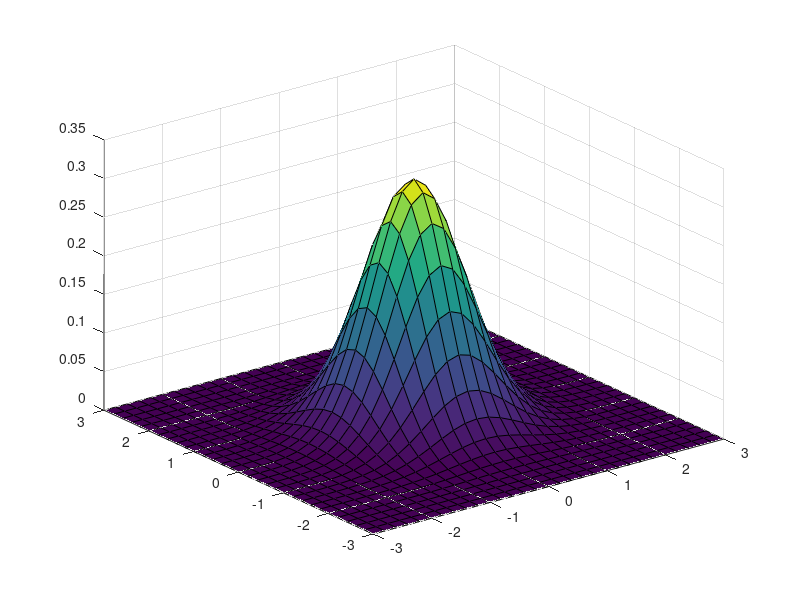

Here is the MATLAB script that generated this plot: (Note: this script raises an error after producing the figure.)
%% Cost Function Plot
clear;clc;close;

AOV = pi/6; alpha = AOV*0.5; range = 5; lambda = 2; range_max = ( (lambda+1)/lambda )*range*cos(alpha);
hn = range_max - range*cos(alpha); l = 2;

pos = [0;0];
theta = -0.3*pi:0.1:0.3*pi;
h = 0.8*hn:0.1:0.6*pi+0.8*hn;
[X1,X2] = meshgrid(theta,h);
X = [X1(:) X2(:)]';

% C3 = exp( (1./((X(2,:)./hn).*exp(abs(X(1,:))-0.5*alpha)./(2*0.3^2)) - 0.5) );
C3 = exp( -((X(2,:)/hn).*(1/(2*0.5^2))) ).*exp( -((abs(X(1,:)))/(alpha)).*(1/(2*0.5^2)) );
Y3 = reshape(C3, length(theta), length(h));
surf(theta.*(180/pi), h, Y3);
% C2 = exp( ( (X(2,:)./hn).*exp(abs(X(1,:))-alpha) - 0.5).*...
%         ( (0.5.*l.*exp(alpha-0.5.*abs(X(1,:)))+0.5.*l.*exp(alpha-0.5.*abs(X(1,:))))./l - 0.5) );
C2 = exp( -( (abs(abs(X(2,:)-1*hn))./hn).*(1/(2*0.5^2)) ) )...
    .*exp( -( (abs(abs(X(1,:)-0.5*alpha))./alpha).*(1/(2*0.5^2)) ) )...
    .*exp( -( ( (l - 0.5.*l.*exp(0.5*alpha-0.5.*abs(X(1,:))) - 0.5.*l.*exp(0.5*alpha-0.5.*abs(X(1,:))))./l ).*((1/2*0.5^2)) )  );
Y2 = reshape(C2, length(theta), length(h));
surf(theta.*(180/pi), h, Y2);
% C1 = exp( l./(0.5.*l.*exp(alpha-0.5.*abs(X(1,:)))+0.5.*l.*exp(alpha-0.5.*abs(X(1,:)))) - 0.5 );
C1 = exp( -( ( (1.5*hn./X(2,:)).*( 1/(2*0.5^2) ) ) ) )...
    .*exp( -( (0.5*alpha./abs(X(1,:))).*(1/(2*0.5^2)) ) )...
    .*exp( -( ( (0.5.*l.*exp(alpha-0.5.*abs(X(1,:))) + 0.5.*l.*exp(alpha-0.5.*abs(X(1,:))) - l)/l ).*(1/(2*0.5^2)) ) );
Y1 = reshape(C1, length(theta), length(h));
surf(theta.*(180/pi), h, Y1);

%% Angle Penalty

clear;clc;close

a = [-2;4]; b = [2;4]; mid = [0;4];
l = 7; c = zeros(2, 1781); count = 1;

for i = 181:0.1:359

    c(:, count) = [l*cosd(i); 4+l*sind(i)];
    count = count + 1;
end

perspective = mid - c; perspective = perspective./vecnorm(perspective, 2);
line_l = a - c; line_l = line_l./vecnorm(line_l, 2);
line_r = b - c; line_r = line_r./vecnorm(line_r, 2);
theta_l = acos(dot(perspective, line_l)); theta_r = acos(dot(perspective, line_r));
theta = theta_l + theta_r;

l_l = 2.*exp(0.7*(pi/6) - theta_l); l_r = 2.*exp(0.7*(pi/6) - theta_r);
l = l_l + l_r;

plot(0:1:1780, theta_l, "r", 0:1:1780, theta_r, "b", 0:1:1780, theta, "g");

%% Event Distribution
clear;clc;close;

mu = [0 0];
Sigma = [0.5 0.0;0.0 0.5];

x1 = -3:0.2:3;
x2 = -3:0.2:3;
[X1,X2] = meshgrid(x1,x2);
X = [X1(:) X2(:)];

y = mvnpdf(X,mu,Sigma);
y = reshape(y,length(x2),length(x1));

surf(x1,x2,y);
clim([min(y(:))-0.5*range(y(:)),max(y(:))]);
axis([-3 3 -3 3 0 0.4]);
xlabel('x1');
ylabel('x2');
zlabel('Probability Density');

% generate some sample data
x = randn(100,1);
y = randn(100,1);

% create a grid of points to evaluate the density
xgrid = linspace(min(x), max(x), 100);
ygrid = linspace(min(y), max(y), 100);
[X,Y] = meshgrid(xgrid, ygrid);
xy = [X(:) Y(:)];

% estimate the density using a Gaussian kernel
k = 100;  % bandwidth parameter
f = ksdensity([x y], xy, 'Bandwidth', k);

% plot the density surface
surf(X, Y, reshape(f, size(X)));

%% Detecting Probability of points in FoV
clear;clc;close;

pos = [0;0];
x1 = -3:0.1:3;
x2 = 0:0.1:6;
[X1,X2] = meshgrid(x1,x2);
X = [X1(:) X2(:)]';

perspective = [0;1]; perspective = perspective/norm(perspective);
AOV = pi/6; alpha = AOV*0.5; range = 5;

d = vecnorm(X - pos); a =  acos( ((X - pos)./d)'*perspective );
y = exp( -( d - range*cos(alpha)).^2./(2*(range*cos(alpha)^2)*0.1^2) ).*exp( -(a.^2)./(2*alpha^2*0.2^2) )';
y = reshape(y,length(x2),length(x1));

surf(x1,x2,y);

%% Probability of points on the boundary of FoV
clear;clc;close;

pos = [0;0];
x1 = -4:0.1:4;
x2 = 0:0.1:8;
[X1,X2] = meshgrid(x1,x2);
X = [X1(:) X2(:)]';

perspective = [0;1]; perspective = perspective/norm(perspective);
AOV = pi/6; alpha = AOV*0.5; range = 5; lambda = 2; range_max = ( (lambda+1)/lambda )*range*cos(alpha);

d = vecnorm(X - pos); a =  acos( ((X - pos)./d)'*perspective );

y1 = exp( -( d - range*cos(alpha)).^2./(2*(range*cos(alpha)^2)*0.2^2) ).*exp( -(a.^2)./(2*alpha^2*0.2^2) )';
y2 = exp( -( abs(d - 0.5*range_max) - 0.5*range_max ).^2./(2*(0.5*range_max)^2*0.25^2) ) + exp( -(abs(a) - alpha).^2./(2*alpha^2*0.35^2) )'...
   + exp( -( d - 0.5*range).^2./(2*(0.5*range^2)*0.3^2) ).*exp( -(a.^2)./(2*alpha^2*0.5^2) )';
y2 = (y2 - min(y2))./(max(y2)-min(y2));
y = y1 + y2;

Y1 = reshape(y1,length(x2),length(x1));
Y2 = reshape(y2,length(x2),length(x1));
Y = reshape(y,length(x2),length(x1));

% surf(x1, x2, Y1);
surf(x1, x2, Y2);
% surf(x1, x2, Y);